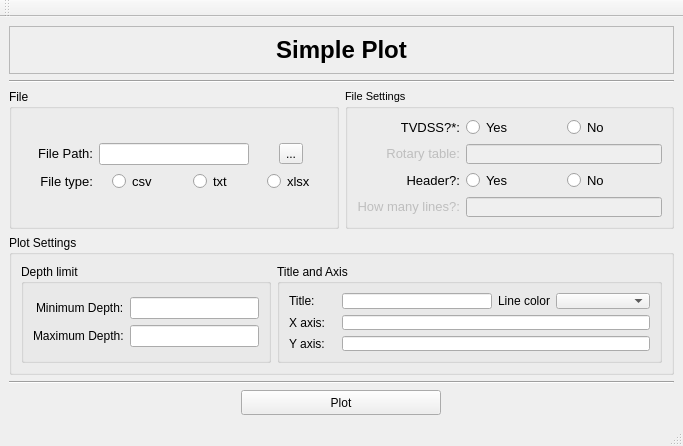
<?xml version="1.0" encoding="UTF-8"?>
<ui version="4.0">
 <class>SimplePlotWindow</class>
 <widget class="QMainWindow" name="SimplePlotWindow">
  <property name="geometry">
   <rect>
    <x>0</x>
    <y>0</y>
    <width>683</width>
    <height>446</height>
   </rect>
  </property>
  <property name="minimumSize">
   <size>
    <width>670</width>
    <height>440</height>
   </size>
  </property>
  <property name="maximumSize">
   <size>
    <width>16777215</width>
    <height>16777215</height>
   </size>
  </property>
  <property name="windowTitle">
   <string>MainWindow</string>
  </property>
  <property name="windowIcon">
   <iconset>
    <normaloff>../../../../Documents/GitHub/Kraken/src/icon.ico</normaloff>../../../../Documents/GitHub/Kraken/src/icon.ico</iconset>
  </property>
  <widget class="QWidget" name="centralwidget">
   <layout class="QGridLayout" name="gridLayout">
    <item row="0" column="0" colspan="2">
     <widget class="QFrame" name="titleFrame">
      <property name="maximumSize">
       <size>
        <width>16777215</width>
        <height>90</height>
       </size>
      </property>
      <property name="autoFillBackground">
       <bool>false</bool>
      </property>
      <property name="styleSheet">
       <string notr="true"/>
      </property>
      <property name="frameShape">
       <enum>QFrame::StyledPanel</enum>
      </property>
      <property name="frameShadow">
       <enum>QFrame::Raised</enum>
      </property>
      <layout class="QVBoxLayout" name="verticalLayout_6">
       <item>
        <widget class="QLabel" name="label">
         <property name="sizePolicy">
          <sizepolicy hsizetype="Expanding" vsizetype="Expanding">
           <horstretch>0</horstretch>
           <verstretch>0</verstretch>
          </sizepolicy>
         </property>
         <property name="font">
          <font>
           <pointsize>18</pointsize>
           <weight>75</weight>
           <bold>true</bold>
          </font>
         </property>
         <property name="text">
          <string>Simple Plot</string>
         </property>
         <property name="alignment">
          <set>Qt::AlignCenter</set>
         </property>
        </widget>
       </item>
      </layout>
     </widget>
    </item>
    <item row="2" column="0">
     <widget class="QGroupBox" name="selectFileGroupBox">
      <property name="maximumSize">
       <size>
        <width>16777215</width>
        <height>152</height>
       </size>
      </property>
      <property name="title">
       <string>File</string>
      </property>
      <property name="flat">
       <bool>false</bool>
      </property>
      <property name="checkable">
       <bool>false</bool>
      </property>
      <layout class="QVBoxLayout" name="verticalLayout">
       <item>
        <layout class="QGridLayout" name="gridLayout_2">
         <item row="0" column="0">
          <widget class="QLabel" name="label_2">
           <property name="mouseTracking">
            <bool>true</bool>
           </property>
           <property name="styleSheet">
            <string notr="true">QLabel {
	border: None
}</string>
           </property>
           <property name="text">
            <string>&lt;html&gt;&lt;head/&gt;&lt;body&gt;&lt;p align=&quot;right&quot;&gt;&lt;span style=&quot; font-size:10pt;&quot;&gt;File Path:&lt;/span&gt;&lt;/p&gt;&lt;/body&gt;&lt;/html&gt;</string>
           </property>
          </widget>
         </item>
         <item row="1" column="1" alignment="Qt::AlignHCenter">
          <widget class="QRadioButton" name="csvRadioButton">
           <property name="font">
            <font>
             <pointsize>10</pointsize>
            </font>
           </property>
           <property name="text">
            <string>csv</string>
           </property>
           <attribute name="buttonGroup">
            <string notr="true">fileButtonGroup</string>
           </attribute>
          </widget>
         </item>
         <item row="1" column="2" alignment="Qt::AlignHCenter">
          <widget class="QRadioButton" name="txtRadioButton">
           <property name="font">
            <font>
             <pointsize>10</pointsize>
            </font>
           </property>
           <property name="text">
            <string>txt</string>
           </property>
           <attribute name="buttonGroup">
            <string notr="true">fileButtonGroup</string>
           </attribute>
          </widget>
         </item>
         <item row="1" column="3" alignment="Qt::AlignHCenter">
          <widget class="QRadioButton" name="xlsxRadioButton">
           <property name="enabled">
            <bool>true</bool>
           </property>
           <property name="font">
            <font>
             <pointsize>10</pointsize>
            </font>
           </property>
           <property name="text">
            <string>xlsx</string>
           </property>
           <attribute name="buttonGroup">
            <string notr="true">fileButtonGroup</string>
           </attribute>
          </widget>
         </item>
         <item row="1" column="0">
          <widget class="QLabel" name="label_3">
           <property name="font">
            <font>
             <pointsize>10</pointsize>
            </font>
           </property>
           <property name="mouseTracking">
            <bool>true</bool>
           </property>
           <property name="styleSheet">
            <string notr="true">QLabel {
	border: None
}</string>
           </property>
           <property name="text">
            <string>&lt;html&gt;&lt;head/&gt;&lt;body&gt;&lt;p align=&quot;right&quot;&gt;File type:&lt;/p&gt;&lt;/body&gt;&lt;/html&gt;</string>
           </property>
          </widget>
         </item>
         <item row="0" column="1" colspan="2">
          <widget class="QLineEdit" name="fileLineEdit"/>
         </item>
         <item row="0" column="3" alignment="Qt::AlignHCenter">
          <widget class="QToolButton" name="filepathButton">
           <property name="text">
            <string>...</string>
           </property>
          </widget>
         </item>
        </layout>
       </item>
      </layout>
     </widget>
    </item>
    <item row="3" column="0" colspan="2">
     <widget class="QGroupBox" name="groupBox_5">
      <property name="maximumSize">
       <size>
        <width>16777215</width>
        <height>16777215</height>
       </size>
      </property>
      <property name="title">
       <string>Plot Settings</string>
      </property>
      <layout class="QVBoxLayout" name="verticalLayout_5">
       <item>
        <layout class="QHBoxLayout" name="horizontalLayout">
         <item>
          <widget class="QGroupBox" name="groupBox">
           <property name="maximumSize">
            <size>
             <width>250</width>
             <height>16777215</height>
            </size>
           </property>
           <property name="title">
            <string>Depth limit</string>
           </property>
           <property name="flat">
            <bool>true</bool>
           </property>
           <layout class="QVBoxLayout" name="verticalLayout_4">
            <item>
             <layout class="QGridLayout" name="gridLayout_4">
              <item row="0" column="0" alignment="Qt::AlignRight">
               <widget class="QLabel" name="label_6">
                <property name="font">
                 <font>
                  <pointsize>9</pointsize>
                 </font>
                </property>
                <property name="text">
                 <string>Minimum Depth:</string>
                </property>
               </widget>
              </item>
              <item row="0" column="1">
               <widget class="QLineEdit" name="inputProfMin"/>
              </item>
              <item row="1" column="0" alignment="Qt::AlignRight">
               <widget class="QLabel" name="label_7">
                <property name="font">
                 <font>
                  <pointsize>9</pointsize>
                 </font>
                </property>
                <property name="text">
                 <string>Maximum Depth:</string>
                </property>
               </widget>
              </item>
              <item row="1" column="1">
               <widget class="QLineEdit" name="inputProfMax"/>
              </item>
             </layout>
            </item>
           </layout>
          </widget>
         </item>
         <item>
          <widget class="QGroupBox" name="groupBox_2">
           <property name="title">
            <string>Title and Axis</string>
           </property>
           <property name="flat">
            <bool>true</bool>
           </property>
           <layout class="QVBoxLayout" name="verticalLayout_3">
            <item>
             <layout class="QGridLayout" name="gridLayout_5">
              <item row="0" column="2">
               <widget class="QLabel" name="label_12">
                <property name="font">
                 <font>
                  <pointsize>9</pointsize>
                 </font>
                </property>
                <property name="text">
                 <string>Line color</string>
                </property>
               </widget>
              </item>
              <item row="2" column="0">
               <widget class="QLabel" name="label_10">
                <property name="font">
                 <font>
                  <pointsize>9</pointsize>
                 </font>
                </property>
                <property name="text">
                 <string>Y axis:</string>
                </property>
               </widget>
              </item>
              <item row="2" column="1" colspan="4">
               <widget class="QLineEdit" name="inputPlotYAxis"/>
              </item>
              <item row="0" column="0">
               <widget class="QLabel" name="label_8">
                <property name="font">
                 <font>
                  <pointsize>9</pointsize>
                 </font>
                </property>
                <property name="text">
                 <string>Title:</string>
                </property>
               </widget>
              </item>
              <item row="1" column="1" colspan="4">
               <widget class="QLineEdit" name="inputPlotXAxis"/>
              </item>
              <item row="0" column="1">
               <widget class="QLineEdit" name="inputPlotTitle">
                <property name="maximumSize">
                 <size>
                  <width>150</width>
                  <height>16777215</height>
                 </size>
                </property>
               </widget>
              </item>
              <item row="1" column="0">
               <widget class="QLabel" name="label_9">
                <property name="font">
                 <font>
                  <pointsize>9</pointsize>
                 </font>
                </property>
                <property name="text">
                 <string>X axis:</string>
                </property>
               </widget>
              </item>
              <item row="0" column="3" colspan="2">
               <widget class="QComboBox" name="lineColorComboBox"/>
              </item>
             </layout>
            </item>
           </layout>
          </widget>
         </item>
        </layout>
       </item>
      </layout>
     </widget>
    </item>
    <item row="2" column="1">
     <widget class="QGroupBox" name="cotaRadioBtnGroupBox">
      <property name="font">
       <font>
        <pointsize>8</pointsize>
       </font>
      </property>
      <property name="title">
       <string>File Settings</string>
      </property>
      <layout class="QVBoxLayout" name="verticalLayout_2">
       <item>
        <layout class="QGridLayout" name="gridLayout_3">
         <item row="2" column="2">
          <widget class="QRadioButton" name="headerNao">
           <property name="font">
            <font>
             <pointsize>10</pointsize>
            </font>
           </property>
           <property name="text">
            <string>No</string>
           </property>
           <attribute name="buttonGroup">
            <string notr="true">headerButtonGroup</string>
           </attribute>
          </widget>
         </item>
         <item row="3" column="0">
          <widget class="QLabel" name="labelHeaderLines">
           <property name="enabled">
            <bool>false</bool>
           </property>
           <property name="font">
            <font>
             <pointsize>10</pointsize>
            </font>
           </property>
           <property name="mouseTracking">
            <bool>true</bool>
           </property>
           <property name="statusTip">
            <string>Se houver cabeçalho, quantas linhas pular?</string>
           </property>
           <property name="styleSheet">
            <string notr="true">QLabel {
	border: None
}</string>
           </property>
           <property name="text">
            <string>&lt;html&gt;&lt;head/&gt;&lt;body&gt;&lt;p align=&quot;right&quot;&gt;How many lines?:&lt;/p&gt;&lt;/body&gt;&lt;/html&gt;</string>
           </property>
          </widget>
         </item>
         <item row="3" column="1" colspan="2">
          <widget class="QLineEdit" name="inputHeaderLines">
           <property name="enabled">
            <bool>false</bool>
           </property>
          </widget>
         </item>
         <item row="0" column="1">
          <widget class="QRadioButton" name="cotaProfSim">
           <property name="font">
            <font>
             <pointsize>10</pointsize>
            </font>
           </property>
           <property name="text">
            <string>Yes</string>
           </property>
           <attribute name="buttonGroup">
            <string notr="true">cotaButtonGroup</string>
           </attribute>
          </widget>
         </item>
         <item row="0" column="2">
          <widget class="QRadioButton" name="cotaProfNao">
           <property name="font">
            <font>
             <pointsize>10</pointsize>
            </font>
           </property>
           <property name="text">
            <string>No</string>
           </property>
           <attribute name="buttonGroup">
            <string notr="true">cotaButtonGroup</string>
           </attribute>
          </widget>
         </item>
         <item row="0" column="0">
          <widget class="QLabel" name="label_4">
           <property name="font">
            <font>
             <pointsize>10</pointsize>
            </font>
           </property>
           <property name="mouseTracking">
            <bool>true</bool>
           </property>
           <property name="statusTip">
            <string>Profundidade em cota é igual a mesa rotativa menos a profundidade medida.</string>
           </property>
           <property name="styleSheet">
            <string notr="true">QLabel {
	border: None
}</string>
           </property>
           <property name="text">
            <string>&lt;html&gt;&lt;head/&gt;&lt;body&gt;&lt;p align=&quot;right&quot;&gt;TVDSS?*:&lt;/p&gt;&lt;/body&gt;&lt;/html&gt;</string>
           </property>
          </widget>
         </item>
         <item row="1" column="0">
          <widget class="QLabel" name="labelMesaRotativa">
           <property name="enabled">
            <bool>false</bool>
           </property>
           <property name="font">
            <font>
             <pointsize>10</pointsize>
            </font>
           </property>
           <property name="mouseTracking">
            <bool>true</bool>
           </property>
           <property name="statusTip">
            <string>Mesa rotativa é a altura da plataforma até a superfície do mar/superfície terrestre.</string>
           </property>
           <property name="styleSheet">
            <string notr="true">QLabel {
	border: None
}</string>
           </property>
           <property name="text">
            <string>&lt;html&gt;&lt;head/&gt;&lt;body&gt;&lt;p align=&quot;right&quot;&gt;Rotary table:&lt;/p&gt;&lt;/body&gt;&lt;/html&gt;</string>
           </property>
          </widget>
         </item>
         <item row="1" column="1" colspan="2">
          <widget class="QLineEdit" name="inputMesaRotativa">
           <property name="enabled">
            <bool>false</bool>
           </property>
          </widget>
         </item>
         <item row="2" column="1">
          <widget class="QRadioButton" name="headerSim">
           <property name="font">
            <font>
             <pointsize>10</pointsize>
            </font>
           </property>
           <property name="text">
            <string>Yes</string>
           </property>
           <attribute name="buttonGroup">
            <string notr="true">headerButtonGroup</string>
           </attribute>
          </widget>
         </item>
         <item row="2" column="0">
          <widget class="QLabel" name="label_5">
           <property name="font">
            <font>
             <pointsize>10</pointsize>
            </font>
           </property>
           <property name="mouseTracking">
            <bool>true</bool>
           </property>
           <property name="statusTip">
            <string>Se o arquivo possui cabeçalho. Comum em arquivos las e csv.</string>
           </property>
           <property name="styleSheet">
            <string notr="true">QLabel {
	border: None
}</string>
           </property>
           <property name="text">
            <string>&lt;html&gt;&lt;head/&gt;&lt;body&gt;&lt;p align=&quot;right&quot;&gt;Header?:&lt;/p&gt;&lt;/body&gt;&lt;/html&gt;</string>
           </property>
          </widget>
         </item>
        </layout>
       </item>
      </layout>
     </widget>
    </item>
    <item row="6" column="0" colspan="2" alignment="Qt::AlignHCenter">
     <widget class="QPushButton" name="simplePlotBtn">
      <property name="sizePolicy">
       <sizepolicy hsizetype="Expanding" vsizetype="Fixed">
        <horstretch>0</horstretch>
        <verstretch>0</verstretch>
       </sizepolicy>
      </property>
      <property name="minimumSize">
       <size>
        <width>200</width>
        <height>25</height>
       </size>
      </property>
      <property name="maximumSize">
       <size>
        <width>16777215</width>
        <height>16777215</height>
       </size>
      </property>
      <property name="text">
       <string>Plot</string>
      </property>
     </widget>
    </item>
    <item row="1" column="0" colspan="2">
     <widget class="Line" name="line">
      <property name="orientation">
       <enum>Qt::Horizontal</enum>
      </property>
     </widget>
    </item>
    <item row="5" column="0" colspan="2">
     <widget class="Line" name="line_2">
      <property name="orientation">
       <enum>Qt::Horizontal</enum>
      </property>
     </widget>
    </item>
   </layout>
  </widget>
  <widget class="QStatusBar" name="statusbar"/>
  <widget class="QToolBar" name="toolBar">
   <property name="windowTitle">
    <string>toolBar</string>
   </property>
   <attribute name="toolBarArea">
    <enum>TopToolBarArea</enum>
   </attribute>
   <attribute name="toolBarBreak">
    <bool>false</bool>
   </attribute>
  </widget>
 </widget>
 <tabstops>
  <tabstop>csvRadioButton</tabstop>
  <tabstop>txtRadioButton</tabstop>
  <tabstop>xlsxRadioButton</tabstop>
  <tabstop>cotaProfSim</tabstop>
  <tabstop>cotaProfNao</tabstop>
  <tabstop>inputMesaRotativa</tabstop>
  <tabstop>headerSim</tabstop>
  <tabstop>headerNao</tabstop>
  <tabstop>inputHeaderLines</tabstop>
  <tabstop>inputProfMin</tabstop>
  <tabstop>inputProfMax</tabstop>
  <tabstop>inputPlotTitle</tabstop>
  <tabstop>lineColorComboBox</tabstop>
  <tabstop>inputPlotXAxis</tabstop>
  <tabstop>inputPlotYAxis</tabstop>
  <tabstop>simplePlotBtn</tabstop>
 </tabstops>
 <resources/>
 <connections/>
 <buttongroups>
  <buttongroup name="fileButtonGroup"/>
  <buttongroup name="headerButtonGroup"/>
  <buttongroup name="cotaButtonGroup"/>
 </buttongroups>
</ui>
